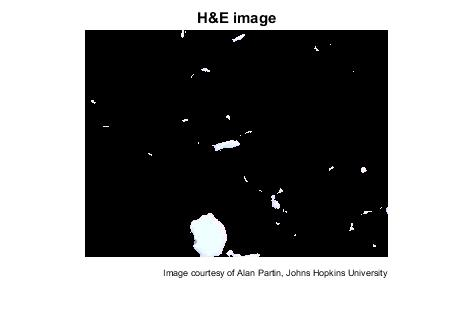
%> input picture seg_1.jpg, 475 x 322 px
$ octave cuckoo_2.m   (GNU Octave 9; MATLAB toolbox functions it lacks are replaced by stand-ins)
%> lines starting %> are read from the running program, lines starting %| are printed output that depends on the picture; in (x1, y1, x2, y2) boxes, pixels count from 0 and x2, y2 are one past the last pixel; in counts of white or black regions, pixels touching at a corner belong together; the program's own positions count from 1
%> further down, image is the input picture: size 322x475x3 uint8; mean R, G, B 141.9, 142, 142.1
### Thresholding2.m
function zr = Thresholding2(I,val)
%> called with val = 100
[r,c] = size(I);
%> r = 322; c = 475
zr = zeros(r,c);
for i = 1:r
    for j = 1:c
        if I(i,j)>val
            zr(i,j) = 1;
        end
    end
end
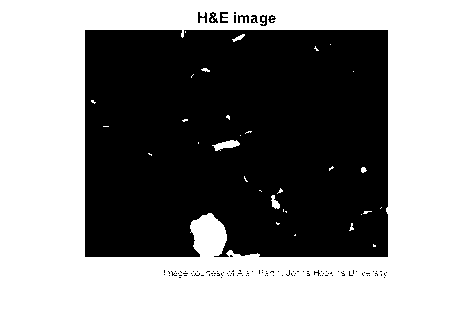
%> zr: size 322x475 double; values 0 (black) and 1 (white), 55.9% white; 109 black regions (101 under 20 px), largest, box (x1, y1, x2, y2) and area: (85, 30, 388, 257) 66936, (209, 12, 218, 23) 57, (220, 12, 228, 23) 53
zr = bwareaopen(zr,5);
%> zr: size 322x475 logical; 55.8% white; 109 black regions (101 under 20 px), largest, box (x1, y1, x2, y2) and area: (85, 30, 388, 257) 66962, (209, 12, 218, 23) 60, (220, 12, 228, 23) 53
zr = imfill(zr,'holes');
%> zr: size 322x475 logical; every value is 1
end

### Thresholding.m
function zr = Thresholding(I,val)
%> called with val = 0
[r,c] = size(I);
zr = zeros(r,c);
for i = 1:r
    for j = 1:c
        if I(i,j)>val
            zr(i,j) = 1;
        end
    end
end
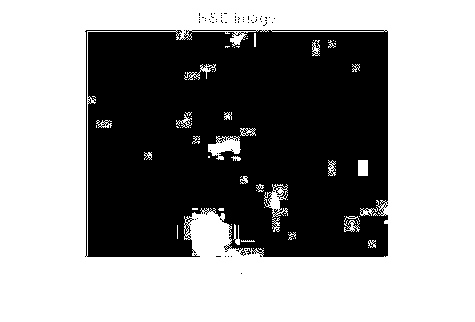
%> zr: size 322x475 double; values 0 (black) and 1 (white), 58.4% white; 62 black regions (61 under 20 px), largest, box (x1, y1, x2, y2) and area: (85, 30, 388, 257) 63507
zr = bwareaopen(zr,5);
%> zr: size 322x475 logical; 58.4% white; 62 black regions (61 under 20 px), largest, box (x1, y1, x2, y2) and area: (85, 30, 388, 257) 63558
zr = imfill(zr,'holes');
end

### cuckoo_2.m
clc;
close all;
clear all;
%cuckoo optimisation
image =  imread('seg_1.jpg');
image = rgb2gray(image);

I = Thresholding2(image,100);

ele(1) = image(163,233);
ele(2) = image(163,234);
ele(3) = image(163,235);

ele(4) = image(164,233);
ele(5) = image(164,234);
ele(6) = image(164,235);

ele(7) = image(165,233);
ele(8) = image(165,234);
ele(9) = image(165,235);

T1 = Thresholding(image,ele(1));
T2 = Thresholding(image,ele(2));
T3 = Thresholding(image,ele(3));
T4 = Thresholding(image,ele(4));
T5 = Thresholding(image,ele(5));
T6 = Thresholding(image,ele(6));
T7 = Thresholding(image,ele(7));
T8 = Thresholding(image,ele(8));
T9 = Thresholding(image,ele(9));

% [19 lines of commented-out code are left out]


m(1) = mean(mean(T1));
m(2) = mean(mean(T2));
m(3) = mean(mean(T3));
m(4) = mean(mean(T4));
m(5) = mean(mean(T5));
m(6) = mean(mean(T6));
m(7) = mean(mean(T7));
m(8) = mean(mean(T8));
m(9) = mean(mean(T9));

[values, indices] = sort(m);
%> values = [1 1 1 1 1 1 1 1 1]; indices = [1 2 3 4 5 6 7 8 9]

% and indices are 3 , 2 , 5 , 1 , 6 , 4 , 9 , 7 , 8
% Conclusion 3rd image is more clear than 1st Image than the 4th image than
% the 2nd image

$ run again, with test.png saved as seg_1.jpg
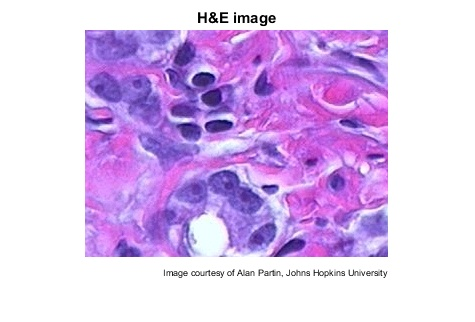
%> input picture test.png, 475 x 322 px
%> image is the input picture: size 322x475x3 uint8; mean R, G, B 220.5, 193.5, 238.5
%> image: size 322x475 uint8
%> after the loop in Thresholding2, `for i = 1:r`:
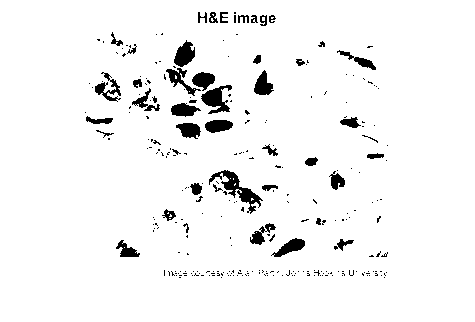
%> zr: size 322x475 double; values 0 (black) and 1 (white), 95.4% white; 276 black regions (230 under 20 px), largest, box (x1, y1, x2, y2) and area: (209, 170, 263, 214) 628, (201, 85, 232, 114) 453, (174, 40, 195, 67) 354
%> in Thresholding (call 9), `zr = bwareaopen(zr,5);`:
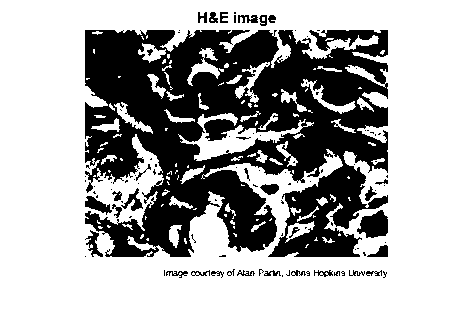
%> zr: size 322x475 logical; 68% white; 110 black regions (78 under 20 px), largest, box (x1, y1, x2, y2) and area: (85, 30, 388, 257) 45930, (357, 210, 388, 238) 593, (85, 196, 112, 215) 246
%> values = [1 1 1 1 1 1 1 1 1]; indices = [1 2 3 4 5 6 7 8 9]
